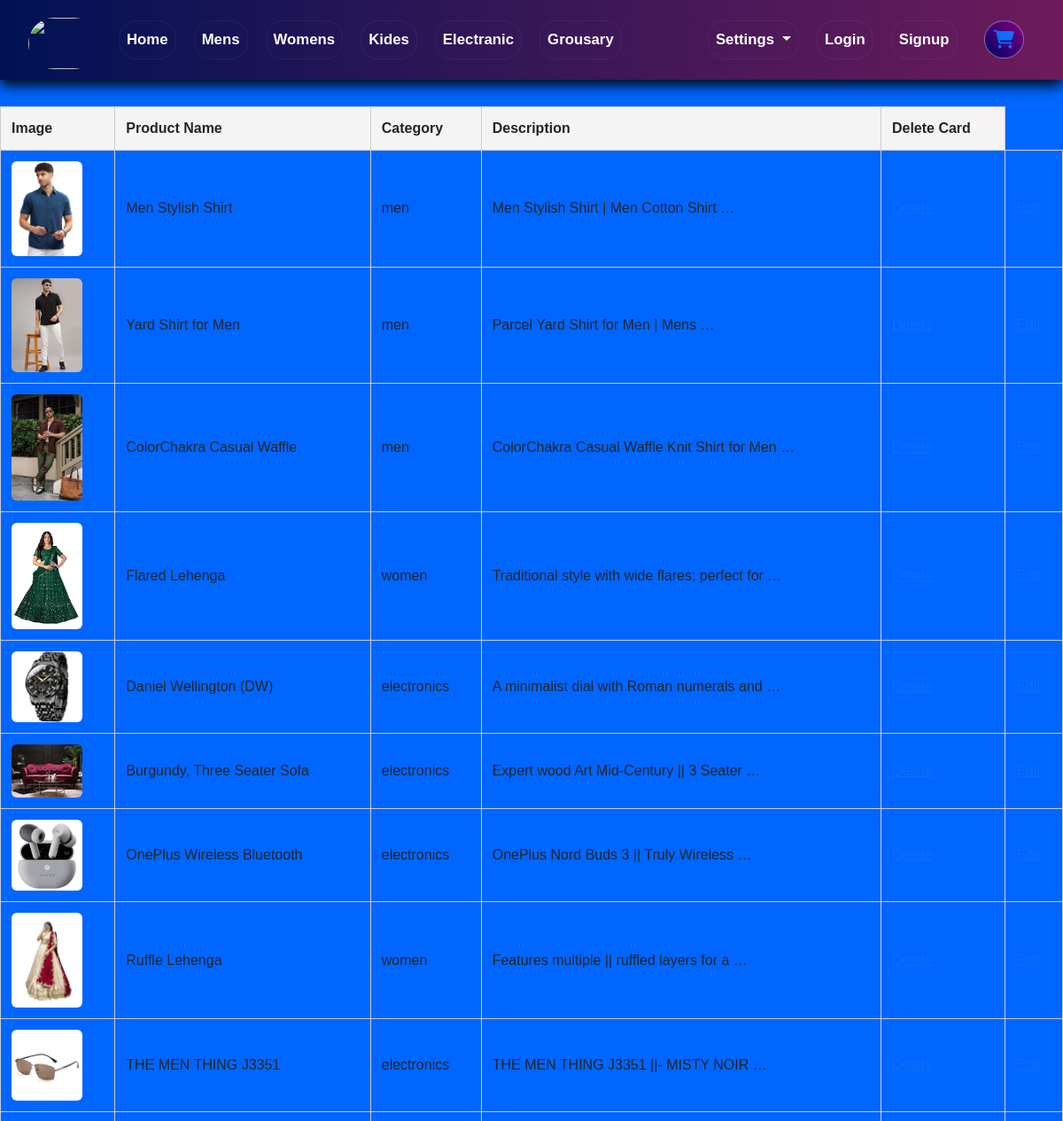
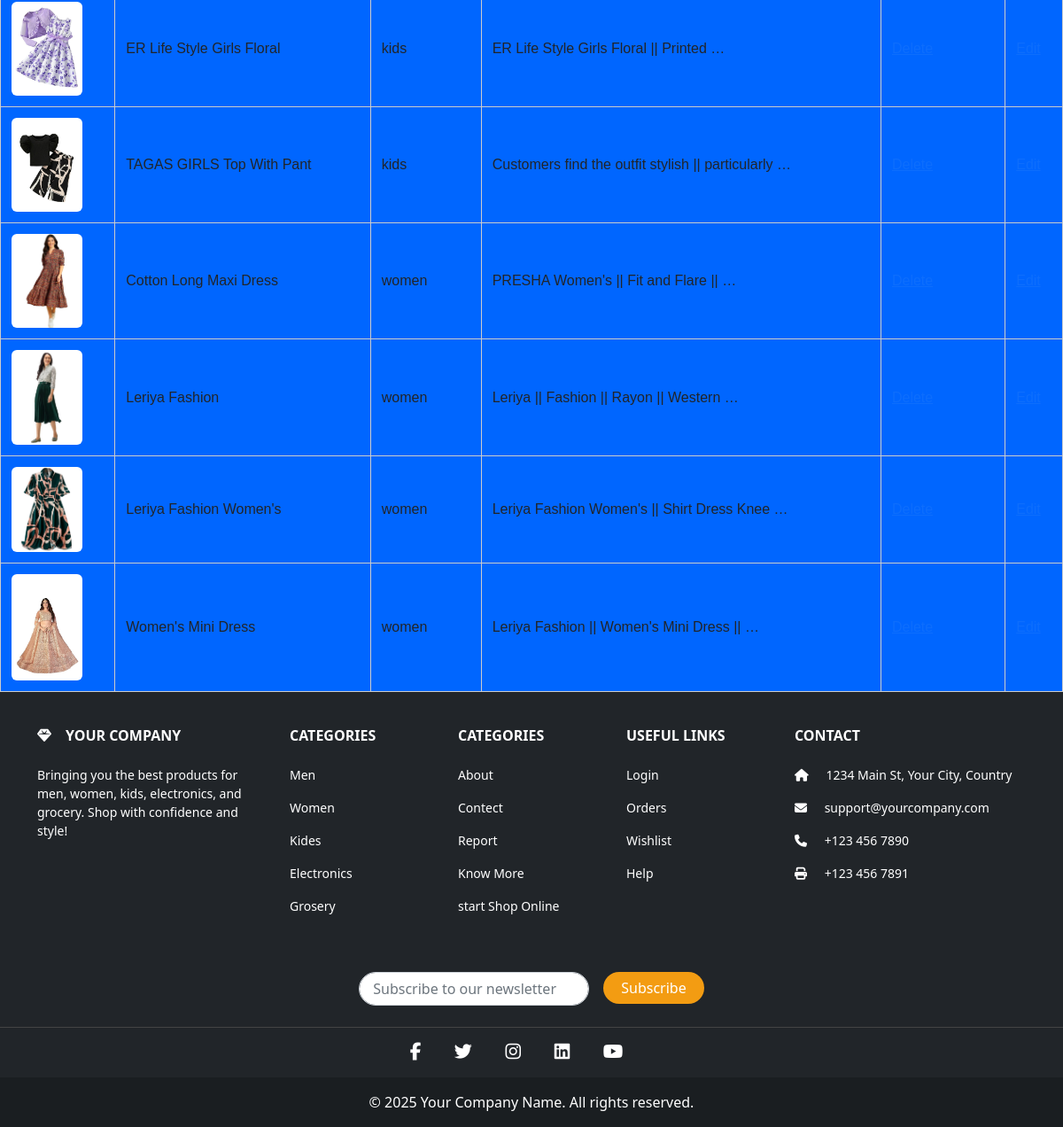
The page /allAdminData/ on the database its author committed (2 pictures, top to bottom).
### app/models.py (models this page shows)
class DynamicCards(models.Model):
    db_product_name = models.CharField(max_length=70)
    db_product_discription = models.CharField(max_length=400)
    db_product_discription2 = models.CharField(max_length=400)
    db_product_previous_price = models.IntegerField()
    db_product_offer_percentage = models.IntegerField()
    db_product_real_price = models.IntegerField()
    db_product_catagurays = models.CharField(max_length=100)  # <- no default here
    db_product_image1 = models.ImageField(upload_to='image')
    db_product_image2 = models.ImageField(upload_to='image')
    db_product_image3 = models.ImageField(upload_to='image')
    db_product_image4 = models.ImageField(upload_to='image')
    db_product_image5 = models.ImageField(upload_to='image')
    db_product_image6 = models.ImageField(upload_to='image')

### app/views.py (the view)
# urls.py: path('allAdminData/',views.allAdminData,name='allAdminData'),  # Amin Navbar me ALL Data me jab click karen to
def allAdminData(request):
    productDetails = DynamicCards.objects.all()
    id = request.session.get('admin_id')  # ✅ Get kar rahe ho session se
    return render(request, "allAdminData.html",{'productDetails':productDetails,'id':id})

### app/templates/allAdminData.html (shortened to what this page needs)
{% extends "comman.html" %}
{% block content %}
<!DOCTYPE html>
<html lang="en">
<head>
</head>
<body>
  <table>
    <thead>
      <tr>
        <th>Image</th>
        <th>Product Name</th>
        <th>Category</th>
        <th>Description</th>
        <th>Delete Card</th>
      </tr>
    </thead>
    <tbody>
      {% for product in productDetails %}
        <tr>
          <td>
            <img src="{{ product.db_product_image1.url }}" alt="{{ product.db_product_name }}">
          </td>
          <td>{{ product.db_product_name }}</td>
          <td>{{ product.db_product_catagurays }}</td>
          <td>{{ product.db_product_discription|truncatewords:7 }}</td>
          <td><a href="{% url 'adminCardDelete' prodid=product.id %}">Delete</a></td>
          <td><a href="{% url 'adminCardEditRead' prodid=product.id %}">Edit</a></td>
        </tr>
      {% empty %}
        <tr>
          <td colspan="4">No products found.</td>
        </tr>
      {% endfor %}
    </tbody>
  </table>
</body>
</html>
{% endblock  %}

### app/static/css/comman.css (style rules this page uses)
* { margin: 0; padding: 0; box-sizing: border-box; }
body { background-color: #0066ff; font-family: 'Poppins', sans-serif; height: auto; }

### app/templates/allAdminData.html (style rules this page uses)
body { font-family: Arial, sans-serif; }
table { width: 100%; border-collapse: collapse; margin-top: 30px; }
th, td { border: 1px solid #ccc; padding: 12px; text-align: left; }
th { background-color: #f4f4f4; }
img { max-width: 80px; height: auto; border-radius: 6px; }

### rows shown on the page
DynamicCards: db_product_image1 (picture), db_product_name "Men Stylish Shirt", db_product_catagurays "men", db_product_discription "Men Stylish Shirt | Men Cotton Shirt …"
DynamicCards: db_product_image1 (picture), db_product_name "Yard Shirt for Men", db_product_catagurays "men", db_product_discription "Parcel Yard Shirt for Men | Mens …"
DynamicCards: db_product_image1 (picture), db_product_name "ColorChakra Casual Waffle", db_product_catagurays "men", db_product_discription "ColorChakra Casual Waffle Knit Shirt for Men …"
DynamicCards: db_product_image1 (picture), db_product_name "Flared Lehenga", db_product_catagurays "women", db_product_discription "Traditional style with wide flares; perfect for …"
DynamicCards: db_product_image1 (picture), db_product_name "Daniel Wellington (DW)", db_product_catagurays "electronics", db_product_discription "A minimalist dial with Roman numerals and …"
DynamicCards: db_product_image1 (picture), db_product_name "Burgundy, Three Seater Sofa", db_product_catagurays "electronics", db_product_discription "Expert wood Art Mid-Century || 3 Seater …"
DynamicCards: db_product_image1 (picture), db_product_name "OnePlus Wireless Bluetooth", db_product_catagurays "electronics", db_product_discription "OnePlus Nord Buds 3 || Truly Wireless …"
DynamicCards: db_product_image1 (picture), db_product_name "Ruffle Lehenga", db_product_catagurays "women", db_product_discription "Features multiple || ruffled layers for a …"
DynamicCards: db_product_image1 (picture), db_product_name "THE MEN THING J3351", db_product_catagurays "electronics", db_product_discription "THE MEN THING J3351 ||- MISTY NOIR …"
DynamicCards: db_product_image1 (picture), db_product_name "ER Life Style Girls Floral", db_product_catagurays "kids", db_product_discription "ER Life Style Girls Floral || Printed …"
DynamicCards: db_product_image1 (picture), db_product_name "TAGAS GIRLS Top With Pant", db_product_catagurays "kids", db_product_discription "Customers find the outfit stylish || particularly …"
DynamicCards: db_product_image1 (picture), db_product_name "Cotton Long Maxi Dress", db_product_catagurays "women", db_product_discription "PRESHA Women's || Fit and Flare || …"
DynamicCards: db_product_image1 (picture), db_product_name "Leriya Fashion", db_product_catagurays "women", db_product_discription "Leriya || Fashion || Rayon || Western …"
DynamicCards: db_product_image1 (picture), db_product_name "Leriya Fashion Women's", db_product_catagurays "women", db_product_discription "Leriya Fashion Women's || Shirt Dress Knee …"
DynamicCards: db_product_image1 (picture), db_product_name "Women's Mini Dress", db_product_catagurays "women", db_product_discription "Leriya Fashion || Women's Mini Dress || …"
